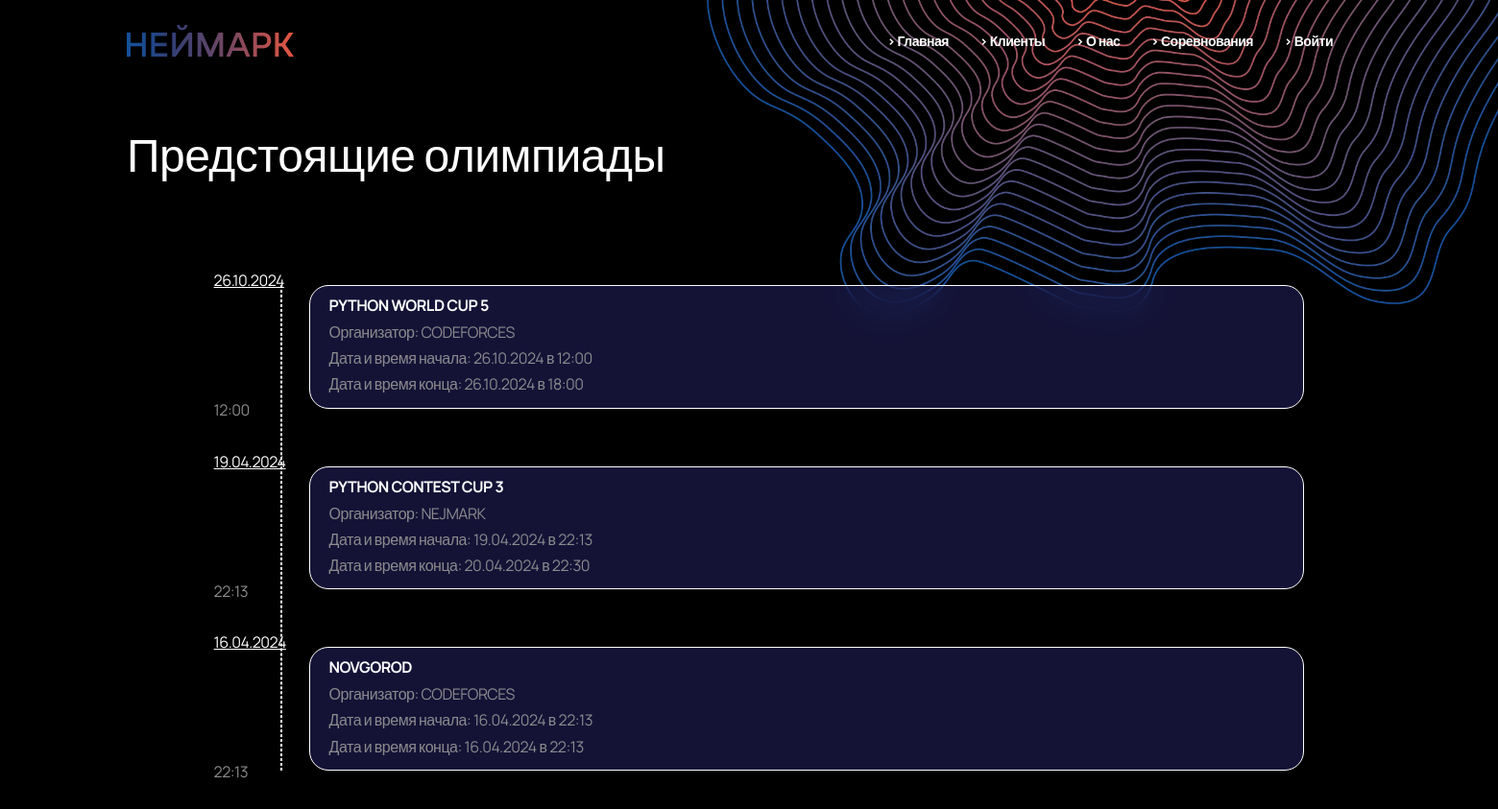
The app's page /competition/ with its own data.
### Alt/apps/base/models.py (models this page shows, shortened)
class Competition(models.Model):
    name = models.CharField(max_length=256, null=True)
    tasks = models.ManyToManyField(Tasks, related_name='tasks', blank=True)
    description = models.TextField(null=True, blank=True)
    organization = models.ForeignKey(Organization, on_delete=models.SET_NULL, null=True, blank=True)
    participants = models.ManyToManyField(User, related_name='participants', blank=True)
    link = models.TextField(null=True, blank=True)
    start_time = models.DateTimeField(null=True)
    end_time = models.DateTimeField(null=True)
    created = models.DateTimeField(auto_now_add=True)
    updated = models.DateTimeField(auto_now=True)
    DisplayFields = [
        'name', 'description', 'organization', 'start_time', 'end_time', 'created', 'updated', 'id'
    ]
    SearchableFields = [
        'id', 'name', 'description', 'organization', 'start_time', 'end_time', 'created', 'updated',
    ]
    FilterFields = ['created', 'updated']
    class Meta:
        ordering = ['-start_time']
        verbose_name = 'Competition'
        verbose_name_plural = 'Competitions'

class Organization(models.Model):
    name = models.CharField(max_length=256, null=True)
    created = models.DateTimeField(auto_now_add=True)
    updated = models.DateTimeField(auto_now=True)
    DisplayFields = [
        'name', 'created', 'updated', 'id'
    ]
    SearchableFields = [
        'id', 'name', 'created', 'updated',
    ]
    FilterFields = ['created', 'updated']
    class Meta:
        ordering = ['id', '-updated']
        verbose_name = 'Organization'
        verbose_name_plural = 'Organizations'
    def __str__(self):
        return self.name

### Alt/apps/base/views.py (the view)
# urls.py: path('competition/', views.competition, name='competition'),
def competition(request):
    competitions = models.Competition.objects.all()
    for competition in competitions:
        date = competition.start_time.strftime('%d.%m.%Y')
        time = competition.start_time.strftime('%H:%M')
        competition.start_time = competition.start_time.strftime('%d.%m.%Y в %H:%M')
        competition.end_time = competition.end_time.strftime('%d.%m.%Y в %H:%M')
        competition.description = date
        competition.created = time
    context = {'competitions': competitions}
    return render(request, 'base/competition.htm', context=context)

### Alt/apps/base/templates/base/competition.htm (shortened to what this page needs)
{% extends "index.htm" %}
{% load static %}
{% block content %}
    <main>
        <div class="container all_competitions_block">
            <p class="txt48_medium wh anim">Предстоящие олимпиады</p>
            <img class="shape_img" data-speed="-2" src="{% static 'assets/img/photo.png' %}">
            <div class="box anim">
                <ul id="first-list">
                    {% for competition in competitions %}
                        <li>
                            <a href="{% url 'monitor_unique' competition.id %}"><div class="title">{{ competition.name }}</div></a>
                            <div class="info gr">Организатор: <span class="uppercase">{{ competition.organization }}</span></div>
                            <div class="info gr">Дата и время начала: {{ competition.start_time }}</div>
                            <div class="info gr">Дата и время конца: {{ competition.end_time }}</div>
                            <div class="time">
                                <span class="date">{{ competition.description }}</span>
                                <span class="gr">{{ competition.created }}</span>
                            </div>
                        </li>
                    {% endfor %}
                </ul>
            </div>
        </div>
    </main>
{% endblock %}

### Alt/static/assets/css/main.css (style rules this page uses)
* { margin: 0; padding: 0; box-sizing: border-box; }
html, body { font-family: "Manrope", sans-serif; width: 100%; height: 100%; color: #1D1D1D; font-size: 16px; letter-spacing: -0.5px; }
body { height: 100vh; background-color: black; background-repeat: no-repeat; background-attachment: fixed; background-size: cover; transition: all 0.25s ease; overflow-x : hidden; }
main { min-height:100%; }
a, a p { text-decoration: none; color: #1D1D1D; font-weight: 500; }
.wh { color:white; }
.container { overflow: hidden; }
.anim { opacity: 0; transform: translateY(30px); transition: opacity 0.5s, transform 0.5s; }
.anim.show_anim_txt { opacity: 1; transform: translateY(0); }
.txt48_medium { font-size: 48px; font-weight: 500; }
.gr { color:#8C8A8D !important; }
.shape_img { position: absolute; width: 1100px; margin-left: 500px; z-index: -1; margin-top: -850px; }
:root { --bg: hsl(246 44% 7%); --border: hsl(280 10% 50% / 1); --card: hsl(237 36% 10%); --color: hsl(240 18% 80%); --border-width: 1px; --border-radius: 20px; --gradient: conic-gradient(from 180deg at 50% 70%,rgb(6, 15, 59) 0deg,#10405b 72.0000010728836deg,#5e1111 144.0000021457672deg,#681212 216.00000858306885deg,#491641 288.0000042915344deg,rgb(6, 12, 54) 1turn); }
*, *:after, *:before { box-sizing: border-box; }
.container { --spread: 60; }
.all_competitions_block { margin-top: 40px; }
.uppercase { text-transform: uppercase; }
.box { margin:0 10%; margin-bottom: 160px; }
.box a { color: white; }
.box ul { list-style-type: none; margin: 0; padding: 0; position: relative; transition: all 0.5s linear; top:0 }
.box ul:last-of-type { top:80px }
.box ul:before { content: ""; display: block; width: 0; height: 100%; border:1px dashed #fff; position: absolute; top:0; left:30px }
.box ul li { margin: 20px 60px 60px; position: relative; padding: 10px 20px; color:#fff; border-radius: 20px; line-height: 20px; width: 100%; background-color: rgba(57, 55, 154, 0.35) !important; backdrop-filter: blur(15px); -webkit-backdrop-filter: blur(15px); border: 1px solid white; transition: all 0.2s ease; }
.time .date { text-decoration: underline; }
.box .title { text-transform: uppercase; font-weight: 700; margin-bottom: 5px; }
.box .info:first-letter { text-transform: capitalize;line-height: 1.7 }
.box .time span { position: absolute; left: -100px; }
.box .time span:first-child { top:-16px }
.box .time span:last-child { top:94% }

### records on screen
Competition: name "PYTHON WORLD CUP 5", organization "CODEFORCES", start_time "26.10.2024 в 12:00", end_time "26.10.2024 в 18:00", description "26.10.2024", created "12:00"
Competition: name "PYTHON CONTEST CUP 3", organization "NEJMARK", start_time "19.04.2024 в 22:13", end_time "20.04.2024 в 22:30", description "19.04.2024", created "22:13"
Competition: name "NOVGOROD", organization "CODEFORCES", start_time "16.04.2024 в 22:13", end_time "16.04.2024 в 22:13", description "16.04.2024", created "22:13"
